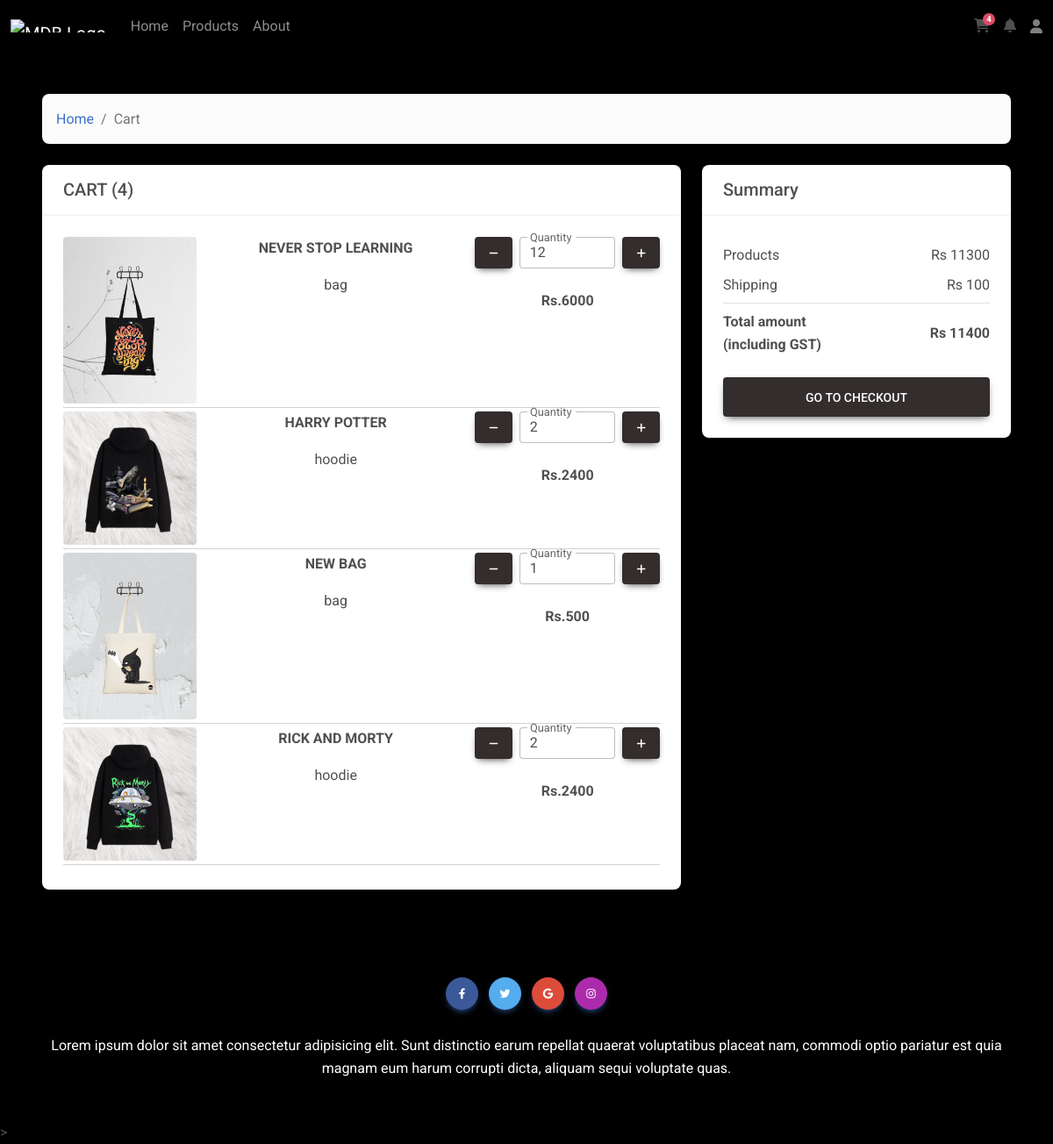
The app's page /cart/ (signed in) with its own data.
### shopping/models.py (models this page shows, shortened)
class product(models.Model):
    product_id = models.AutoField(primary_key=True)
    product_category = models.ForeignKey(category, on_delete=models.CASCADE)
    product_title = models.CharField(max_length=50, null = False)
    product_details = models.CharField(max_length=200, null = False,default="")
    product_price = models.IntegerField(null = False)
    image=models.ImageField(upload_to='productimages',default="")

class category(models.Model):
    name=models.CharField(max_length=50, null = False)

### shopping/views.py (the view)
# urls.py: path('cart/', views.cartView, name='cart'),
def cartView(request):
    params={'nav_links':True}
    if request.user.is_authenticated:
        cart_user= request.user
        cart_items= models.cart.objects.filter(user=cart_user)
        products=[]
        total_price=0
        for item in cart_items:
            product={
                'id':item.product_id.product_id,
                'name':item.product_id.product_title,
                'price':item.product_id.product_price*item.quantity,
                'quantity':item.quantity,
                'image':item.product_id.image,
                'category':item.product_id.product_category.name
            }
            total_price+=product['price']
            products.append(product)
        params['products']=products
        params['total_number_of_items']=len(products)
        params['total_price']=total_price
        params['shipping']=100
        params['total_amount']=total_price+100
        params['num_of_cart_items']=len(products)
        return render(request,'cart.html',params)
    else:
        return redirect('login')

### shopping/templates/cart.html (shortened to what this page needs)
{% extends 'base.html' %}
{% load static %}
{% block main %}
<section class="w-100 p-5" style="border-radius: .5rem .5rem 0 0;">
  <div class="row">
    <div class="col">
      <nav aria-label="breadcrumb" class="bg-light rounded-3 p-3 mb-4">
        <ol class="breadcrumb mb-0">
          <li class="breadcrumb-item"><a href="{% url 'index' %}">Home</a></li>
          <li class="breadcrumb-item active" aria-current="page">Cart</li>
        </ol>
      </nav>
    </div>
  </div>
  <div class="row">
    <div class="col-md-8">
      <div class="card mb-4">
        <div class="card-header py-3">
          <h5 class="mb-0">CART ({{total_number_of_items}})</h5>
        </div>
        <div class="card-body">
          {% for product in products %}
          <div class="row">
            <div class="col-lg-3 col-md-12 mb-1 mb-lg-0">
              <div class="bg-image hover-overlay hover-zoom ripple rounded ripple-surface-light" data-mdb-ripple-color="light" style="">
                <img src="/media/{{product.image}}" class="w-100" alt="Blue Jeans Jacket">
              </div>
            </div>
            <div class="col-lg-5 col-md-6 mb-3 mb-lg-0 text-center">
              <p><strong>{{product.name}}</strong></p>
              <p my-0>{{product.category}}</p>
            </div>
            <div class="col-lg-4 col-md-6 mb-4 mb-lg-0 justify-content-center">
              <div class="d-flex mb-4" style="max-width: 300px">
                <a href="{% url 'removefromcart' product.id %}">
                <button class="btn btn-dark px-3 me-2" style="" onclick="goBack()">
                  <i class="fas fa-minus"></i>
                </button>
              </a>
                <div class="form-outline">
                  <input id="form1" min="0" name="quantity" value="{{product.quantity}}" type="number" class="form-control active">
                  <label class="form-label" for="form1" style="margin-left: 0px;">Quantity</label>
                <div class="form-notch"><div class="form-notch-leading" style="width: 9px;"></div><div class="form-notch-middle" style="width: 55.2px;"></div><div class="form-notch-trailing"></div></div></div>
                <a href="{% url 'addtocart' product.id %}">
                <button type="button" class="btn btn-dark px-3 ms-2" style="" onclick="goBack()">
                  <i class="fas fa-plus"></i>
                </button>
              </a>
              </div>
              <p class="text-center text-md-center">
                <strong>Rs.{{product.price}}</strong>
              </p>
            </div>
          </div>
          <hr class="my-1">
          {% endfor %}
        </div>
      </div>
    </div>
    <div class="col-md-4">
      <div class="card mb-4">
        <div class="card-header py-3">
          <h5 class="mb-0">Summary</h5>
        </div>
        <div class="card-body">
          <ul class="list-group list-group-flush">
            <li class="list-group-item d-flex justify-content-between align-items-center border-0 px-0 pb-0">
              Products
              <span>Rs {{total_price}}</span>
            </li>
            <li class="list-group-item d-flex justify-content-between align-items-center px-0">
              Shipping
              <span>Rs {{shipping}}</span>
            </li>
            <li class="list-group-item d-flex justify-content-between align-items-center border-0 px-0 mb-3">
              <div>
                <strong>Total amount</strong>
                <strong>
                  <p class="mb-0">(including GST)</p>
                </strong>
              </div>
              <span><strong>Rs {{total_amount}}</strong></span>
            </li>
          </ul>
          <a href="{% url 'checkout' %}">
          <button type="button" class="btn btn-dark btn-lg btn-block">
            Go to checkout
          </button>
        </a>
        </div>
      </div>
    </div>
  </div>
</section>
{% endblock %}

### shopping/templates/base.html (shortened to what this page needs)
<!DOCTYPE html>
<html lang="en">
{% load static %}
{% with linkVisible=true %}
<head>
  <link rel="stylesheet" href="https://cdnjs.cloudflare.com/ajax/libs/font-awesome/6.0.0/css/all.min.css" />
  <link href="https://cdn.jsdelivr.net/npm/bootstrap@5.2.3/dist/css/bootstrap.min.css" rel="stylesheet">
  <link href="{% static 'css/mdb.min.css'%}" rel="stylesheet">
</head>
<header>
  <nav class="navbar navbar-expand-lg navbar-dark bg-black">
    <div class="container-fluid">
      <div class="collapse navbar-collapse" id="navbarSupportedContent">
        <a class="navbar-brand mt-2 mt-lg-0" href="#">
          <img
            src="https://mdbcdn.b-cdn.net/img/logo/mdb-transaprent-noshadows.webp"
            height="15"
            alt="MDB Logo"
            loading="lazy"
          />
        </a>
        <ul class="navbar-nav me-auto mb-2 mb-lg-0">
          <li class="nav-item">
            <a class="nav-link" href="{% url 'index' %}">Home</a>
          </li>
          {% if nav_links %}
          <li class="nav-item">
            <a class="nav-link" href="#products">Products</a>
          </li>
          <li class="nav-item">
            <a class="nav-link" href="#about">About</a>
          </li>
          {% endif %}
        </ul>
      </div>
      {% if nav_links %}
      <div class="d-flex align-items-center">
        <a class="text-reset me-3" href="{% url 'cart' %}">
          <i class="fas fa-shopping-cart"></i>
          <span class="badge rounded-pill badge-notification bg-danger">{{num_of_cart_items}}</span>
        </a>
        <div class="dropdown">
          <a
            class="text-reset me-3 dropdown-toggle hidden-arrow"
            href="#"
            id="navbarDropdownMenuLink"
            role="button"
            data-mdb-toggle="dropdown"
            aria-expanded="false"
          >
            <i class="fas fa-bell"></i>
          </a>
        </div>
        <div class="dropdown">
          <a
            class="dropdown-toggle d-flex align-items-center hidden-arrow"
            href="#"
            id="navbarDropdownMenuAvatar"
            role="button"
            data-mdb-toggle="dropdown"
            aria-expanded="false"
          >
          <i class="fa fa-user" style="color:grey"></i>
          </a>
        </div>
      </div>
      {% endif %}
    </div>
  </nav>
  </header>
<body>
  {% block main %}{% endblock main %}
  {% if nav_links %}
  <footer class="bg-black text-center text-white">
    <div class="container p-4">
      <section class="mb-4 m">
        <a class="btn btn-primary btn-floating m-1" style="background-color: #3b5998" href="#!" role="button"><i class="fab fa-facebook-f"></i></a>
        <a class="btn btn-primary btn-floating m-1" style="background-color: #55acee" href="#!" role="button"><i class="fab fa-twitter"></i></a>
        <a class="btn btn-primary btn-floating m-1" style="background-color: #dd4b39" href="#!" role="button"><i class="fab fa-google"></i></a>
        <a class="btn btn-primary btn-floating m-1" style="background-color: #ac2bac" href="#!" role="button"><i class="fab fa-instagram"></i></a>
      </section>
      <section class="mb-4">
        <p>
          Lorem ipsum dolor sit amet consectetur adipisicing elit. Sunt
          distinctio earum repellat quaerat voluptatibus placeat nam,
          commodi optio pariatur est quia magnam eum harum corrupti dicta,
          aliquam sequi voluptate quas.
        </p>
      </section>
    </div>
  </footer>
  {% endif %}
  <script type="text/javascript" src="{% static 'js/jquery-3.4.1.min.js'%} "></script>>
  <link rel="stylesheet" href="{% static 'css/custom/home.css' %}">
</body>
{% endwith %}
</html>

### shopping/static/css/custom/home.css (style rules this page uses)
body { background-color:#000000; }

### records on screen
product: image (picture), name "NEVER STOP LEARNING"
category: category "bag" "bag"
product: image (picture), name "HARRY POTTER"
category: category "hoodie" "hoodie"
product: image (picture), name "NEW BAG"
product: image (picture), name "RICK AND MORTY"

### other values on screen
{{ num_of_cart_items }} "4"
{{ total_number_of_items }} "4"
{{ product.price }} "6000" "2400" "500" "2400"
{{ total_price }} "11300"
{{ shipping }} "100"
{{ total_amount }} "11400"
